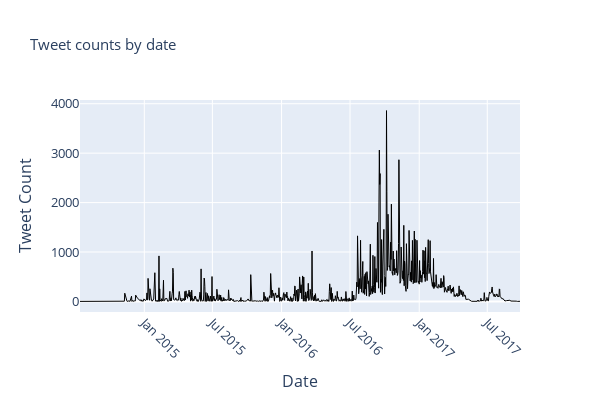

Notebook code for this chart:
### Markdown cell above
Plotting line graph of the tweet count data with both *matplotlib* and *plotly express* (for extra practice).

### Code cell
import plotly.express as px

fig = px.line(tweet_trend, x=tweet_trend.index, y='tweet_count', title='Tweet counts by date')
fig.update_traces(line=dict(color='black', width=1))
fig.update_layout(
    xaxis_title='Date',
    yaxis_title='Tweet Count',
    title_font_size=15,
    xaxis_tickangle=45,
    font=dict(size=13),
    width=600,
    height=400
)
fig.show()

### Figure 1 — Plotly figure (JSON) as saved in the notebook; plotly's stock layout.template omitted (floating-point values rounded to 4 significant figures; data arrays with more than 128 entries replaced by an {"elided": "..."} marker saying what was removed)
{"data": [{"hovertemplate": "index=%{x}<br>tweet_count=%{y}<extra></extra>", "legendgroup": "", "line": {"color": "black", "dash": "solid", "width": 1}, "marker": {"symbol": "circle"}, "mode": "lines", "name": "", "orientation": "v", "showlegend": false, "type": "scatter", "x": {"elided": "930 str values"}, "xaxis": "x", "y": {"elided": "930 int values"}, "yaxis": "y"}], "layout": {"font": {"size": 13}, "height": 400, "legend": {"tracegroupgap": 0}, "title": {"font": {"size": 15}, "text": "Tweet counts by date"}, "width": 600, "xaxis": {"anchor": "y", "domain": [0, 1], "tickangle": 45, "title": {"text": "Date"}}, "yaxis": {"anchor": "x", "domain": [0, 1], "title": {"text": "Tweet Count"}}}}
